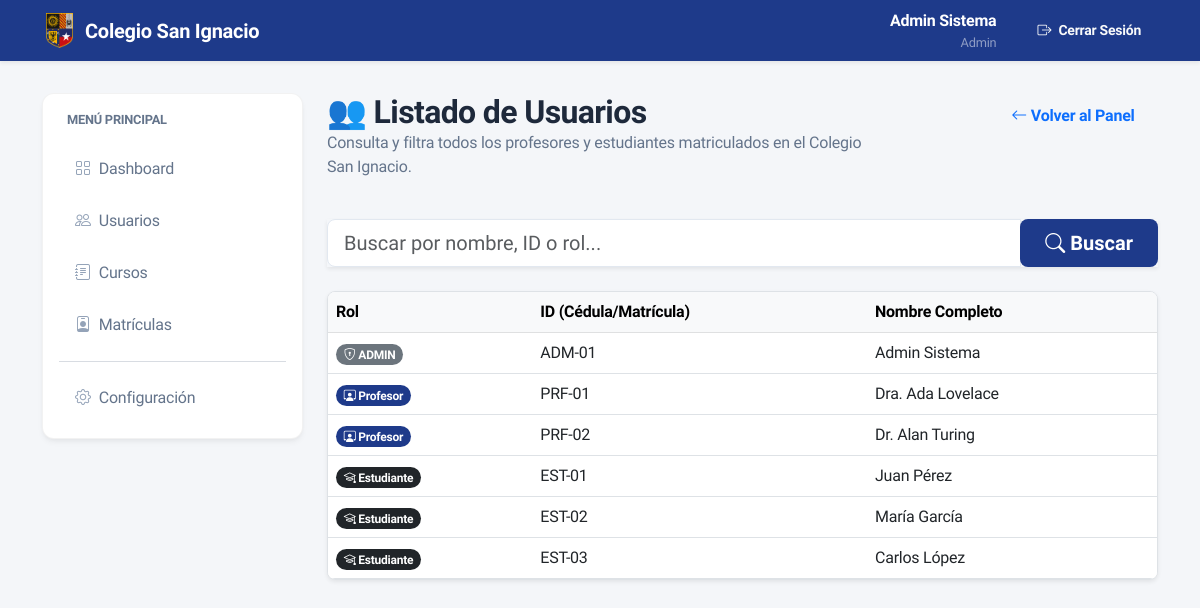
Page /admin/usuarios (signed in) on the earlier database version.
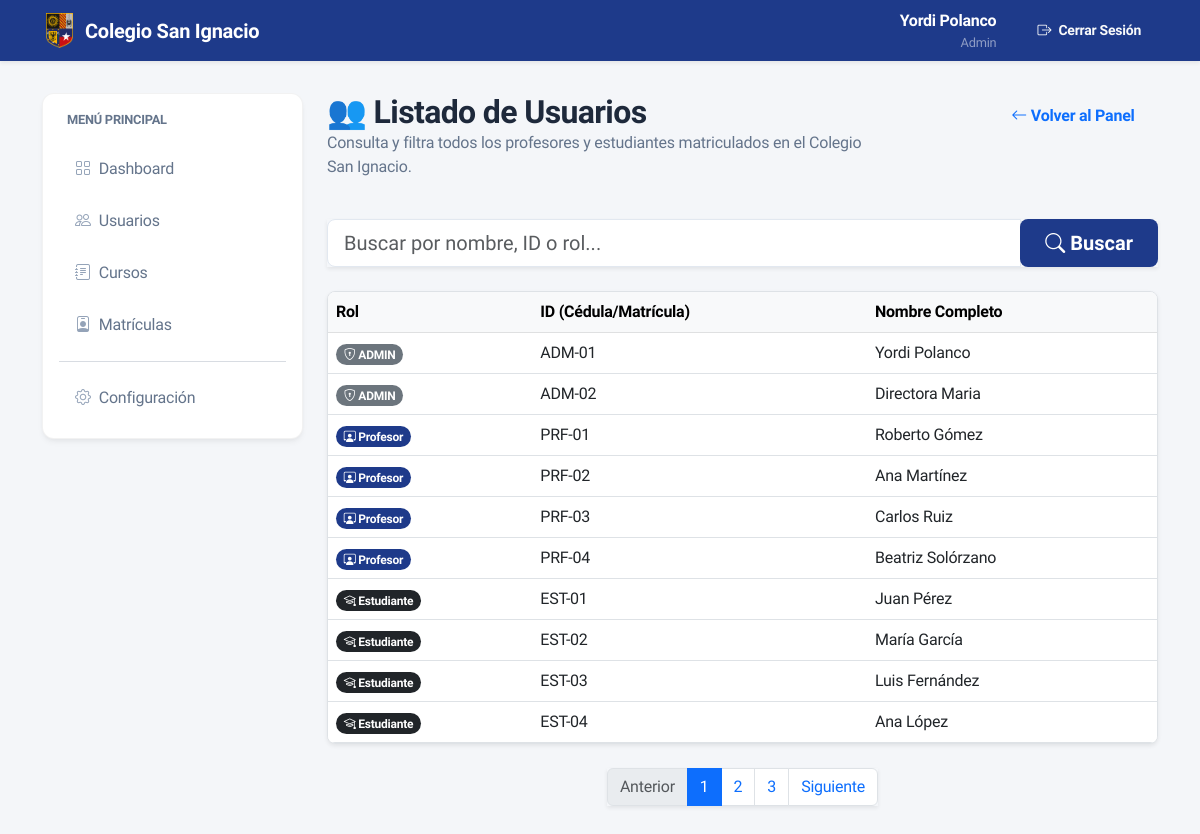
Same page on the later database version.
### models.py (models this page shows, shortened)
class User(db.Model, UserMixin):
    __tablename__ = 'users'
    id = db.Column(db.String, primary_key=True) # e.g. "EST-01", "PRF-01"
    nombre = db.Column(db.String(100), nullable=False)
    password_hash = db.Column(db.String(256), nullable=False)
    rol = db.Column(db.String(20), nullable=False) # 'ADMIN', 'PROFESOR', 'ESTUDIANTE'
    courses_taught = db.relationship("Course", back_populates="professor", cascade="all, delete-orphan", lazy=True)
    enrollments = db.relationship("Enrollment", back_populates="student", cascade="all, delete-orphan", lazy=True)
    def is_admin(self):
        return self.rol == 'ADMIN'

### app.py (the view, shortened to what this page needs)
@app.route("/admin/usuarios")
@login_required
def admin_lista_usuarios():
    if not current_user.is_admin():
        flash("¡Acceso denegado!", "danger")
        return redirect(url_for('index'))
    q = request.args.get("q", "")
    page = request.args.get("page", 1, type=int)
    query = User.query
    users_pagination = query.paginate(page=page, per_page=10, error_out=False)
    return render_template("admin_lista_usuarios.html", users_pagination=users_pagination, q=q)

### app.py (called while the page is built)
@login_manager.user_loader
def load_user(user_id):
    return User.query.get(user_id)

### templates/admin_lista_usuarios.html (shortened to what this page needs)
{% extends "base.html" %}
{% block content %}
<div class="row mb-4">
    <div class="col-md-8">
        <h2 class="mb-0">👥 Listado de Usuarios</h2>
        <p class="text-muted">Consulta y filtra todos los profesores y estudiantes matriculados en el Colegio San
            Ignacio.</p>
    </div>
    <div class="col-md-4 text-md-end mt-3 mt-md-0">
        <a href="{{ url_for('admin_dashboard') }}" class="btn btn-outline-primary">
            <i class="bi bi-arrow-left"></i> Volver al Panel
        </a>
    </div>
</div>
<div class="row mb-4">
    <div class="col-12">
        <form method="GET" action="{{ url_for('admin_lista_usuarios') }}" class="input-group input-group-lg shadow-sm">
            <input type="text" name="q" value="{{ q }}" class="form-control ps-3"
                placeholder="Buscar por nombre, ID o rol..." autofocus>
            <button class="btn btn-primary px-4" type="submit"><i class="bi bi-search"></i> Buscar</button>
        </form>
    </div>
</div>
<div class="row">
    <div class="col-12 mb-4">
        <div class="table-responsive bg-white rounded-3 shadow-sm border">
            <table class="table table-hover align-middle mb-0">
                <thead class="table-light">
                    <tr>
                        <th>Rol</th>
                        <th>ID (Cédula/Matrícula)</th>
                        <th>Nombre Completo</th>
                    </tr>
                </thead>
                <tbody>
                    {% for u in users_pagination.items %}
                    <tr>
                        <td>
                            {% if u.rol == 'PROFESOR' %}
                            <span class="badge bg-primary rounded-pill"><i class="bi bi-person-workspace"></i> Profesor</span>
                            {% elif u.rol == 'ESTUDIANTE' %}
                            <span class="badge bg-dark rounded-pill"><i class="bi bi-mortarboard"></i> Estudiante</span>
                            {% else %}
                            <span class="badge bg-secondary rounded-pill"><i class="bi bi-shield-lock"></i> {{ u.rol }}</span>
                            {% endif %}
                        </td>
                        <td>{{ u.id }}</td>
                        <td>{{ u.nombre }}</td>
                    </tr>
                    {% else %}
                    <tr>
                        <td colspan="3" class="text-center text-muted fst-italic py-4">No se encontraron usuarios que coincidan con la búsqueda.</td>
                    </tr>
                    {% endfor %}
                </tbody>
            </table>
        </div>
        {% if users_pagination.pages > 1 %}
        <nav class="mt-4 d-flex justify-content-center">
            <ul class="pagination pagination-md shadow-sm">
                <li class="page-item {% if not users_pagination.has_prev %}disabled{% endif %}">
                    <a class="page-link" href="{{ url_for('admin_lista_usuarios', page=users_pagination.prev_num, q=q) }}">Anterior</a>
                </li>
                {% for page_num in users_pagination.iter_pages(left_edge=1, right_edge=1, left_current=2, right_current=2) %}
                    {% if page_num %}
                        <li class="page-item {% if page_num == users_pagination.page %}active{% endif %}">
                            <a class="page-link" href="{{ url_for('admin_lista_usuarios', page=page_num, q=q) }}">{{ page_num }}</a>
                        </li>
                    {% else %}
                        <li class="page-item disabled"><span class="page-link">...</span></li>
                    {% endif %}
                {% endfor %}
                <li class="page-item {% if not users_pagination.has_next %}disabled{% endif %}">
                    <a class="page-link" href="{{ url_for('admin_lista_usuarios', page=users_pagination.next_num, q=q) }}">Siguiente</a>
                </li>
            </ul>
        </nav>
        {% endif %}
    </div>
</div>
{% endblock %}

### templates/base.html (shortened to what this page needs)
<!DOCTYPE html>
<html lang="es">
<head>
    <link href="https://cdn.jsdelivr.net/npm/bootstrap@5.3.0/dist/css/bootstrap.min.css" rel="stylesheet">
    <link rel="stylesheet" href="https://cdn.jsdelivr.net/npm/bootstrap-icons@1.11.1/font/bootstrap-icons.css">
    <link href="{{ url_for('static', filename='css/style.css') }}?v=4.0" rel="stylesheet">
</head>
<body>
    <nav class="navbar navbar-expand-lg navbar-dark bg-primary shadow-sm mb-4">
        <div class="container">
            <a class="navbar-brand fw-bold d-flex align-items-center gap-2" href="{{ url_for('index') }}">
                <img src="{{ url_for('static', filename='img/logo.png') }}?v=1.2" alt="Logo" width="35" height="35" style="object-fit: contain;">
                Colegio San Ignacio
            </a>
            <div class="collapse navbar-collapse" id="navbarNav">
                <ul class="navbar-nav ms-auto align-items-lg-center">
                    {% if current_user.is_authenticated %}
                        <li class="nav-item me-lg-4 mb-2 mb-lg-0 text-lg-end">
                            <div class="text-white fw-bold">{{ current_user.nombre }}</div>
                            <div class="text-white-50" style="font-size: 0.8rem;">{{ current_user.rol|capitalize }}</div>
                        </li>
                        <li class="nav-item">
                            <a class="btn btn-outline-light btn-sm fw-bold rounded px-3" href="{{ url_for('logout') }}"><i class="bi bi-box-arrow-right me-1"></i> Cerrar Sesión</a>
                        </li>
                    {% endif %}
                </ul>
            </div>
        </div>
    </nav>
    <main class="container">
        <div class="row pt-2">
            {% if current_user.is_authenticated %}
            <div class="col-lg-3 mb-4">
                <div class="card p-3 shadow-sm border-0">
                    <p class="text-muted fw-bold mb-3 ps-2" style="font-size: 0.8rem; text-transform: uppercase;">Menú Principal</p>
                    <nav class="d-flex flex-column gap-1">
                        {% if current_user.rol == 'ADMIN' %}
                        <a href="{{ url_for('admin_dashboard') }}" class="sidebar-link"><i class="bi bi-grid me-2"></i> Dashboard</a>
                        <a href="{{ url_for('admin_lista_usuarios') }}" class="sidebar-link"><i class="bi bi-people me-2"></i> Usuarios</a>
                        <a href="{{ url_for('admin_construccion') }}" class="sidebar-link"><i class="bi bi-journal-text me-2"></i> Cursos</a>
                        <a href="{{ url_for('admin_construccion') }}" class="sidebar-link"><i class="bi bi-person-badge me-2"></i> Matrículas</a>
                        <hr class="my-2 text-muted">
                        <a href="{{ url_for('admin_construccion') }}" class="sidebar-link text-muted"><i class="bi bi-gear me-2"></i> Configuración</a>
                        {% endif %}
                    </nav>
                </div>
            </div>
            <div class="col-lg-9 fade-in-section pb-5">
            {% else %}
            <div class="col-12 pb-5">
            {% endif %}
                {% block content %}{% endblock %}
            </div>
        </div>
    </main>
</body>
</html>

### static/css/style.css (style rules this page uses)
:root { --bs-primary: #1E3A8A; --bs-primary-rgb: 30, 58, 138; --bs-info: #3B82F6; --bs-success: #10B981; --bs-warning: #F59E0B; --bs-danger: #EF4444; --surface-bg: #F4F6F9; --surface-card: #FFFFFF; --bs-body-font-family: 'Plus Jakarta Sans', system-ui, -apple-system, sans-serif; --text-main: #1E293B; --text-muted-custom: #64748B; --shadow-float: 0 4px 6px -1px rgba(0, 0, 0, 0.05), 0 2px 4px -1px rgba(0, 0, 0, 0.03); --shadow-hover: 0 10px 15px -3px rgba(0, 0, 0, 0.08), 0 4px 6px -2px rgba(0, 0, 0, 0.04); }
body { background-color: var(--surface-bg) !important; color: var(--text-main) !important; font-family: var(--bs-body-font-family) !important; letter-spacing: -0.015em; -webkit-font-smoothing: antialiased; -moz-osx-font-smoothing: grayscale; }
h1, h2, h3, h4, h5, h6 { font-weight: 700; letter-spacing: -0.02em; color: var(--text-main); }
.text-muted { color: var(--text-muted-custom) !important; }
.card { border: 1px solid rgba(0,0,0,0.05) !important; border-radius: 12px !important; background: var(--surface-card); transition: all 0.3s ease; box-shadow: var(--shadow-float) !important; }
.btn { font-weight: 600; padding: 0.60rem 1.4rem; border-radius: 8px !important; transition: all 0.2s ease; border: 1px solid transparent; }
.btn-primary { background-color: var(--bs-primary); color: #fff; }
.form-control, .form-select { border: 1px solid #E2E8F0 !important; border-radius: 8px; padding: 0.70rem 1rem; font-size: 0.95rem; color: var(--text-main); transition: border-color 0.2s ease, box-shadow 0.2s ease; box-shadow: none !important; }
.sidebar-link { color: var(--text-muted-custom); border-radius: 8px; padding: 0.75rem 1rem; transition: all 0.2s ease; background-color: transparent; text-decoration: none; font-weight: 500; display: flex; align-items: center; }
.sidebar-link i { transition: transform 0.2s ease; color: #94A3B8; }
.fade-in-section { animation: smoothFadeIn 0.4s ease forwards; }

Differences in the rows shown:
changed User "ADM-01": nombre "Admin Sistema" → "Yordi Polanco"
added User: rol "ADMIN", id "ADM-02", nombre "Directora Maria"
changed User "PRF-01": nombre "Dra. Ada Lovelace" → "Roberto Gómez"
changed User "PRF-02": nombre "Dr. Alan Turing" → "Ana Martínez"
added User: rol "PROFESOR" (drawn), id "PRF-03", nombre "Carlos Ruiz"
added User: rol "PROFESOR" (drawn), id "PRF-04", nombre "Beatriz Solórzano"
changed User "EST-03": nombre "Carlos López" → "Luis Fernández"
added User: rol "ESTUDIANTE" (drawn), id "EST-04", nombre "Ana López"
Other differences:
text now shown: "Anterior Siguiente"
new list line: "1"
new list line: "2"
new list line: "3"
